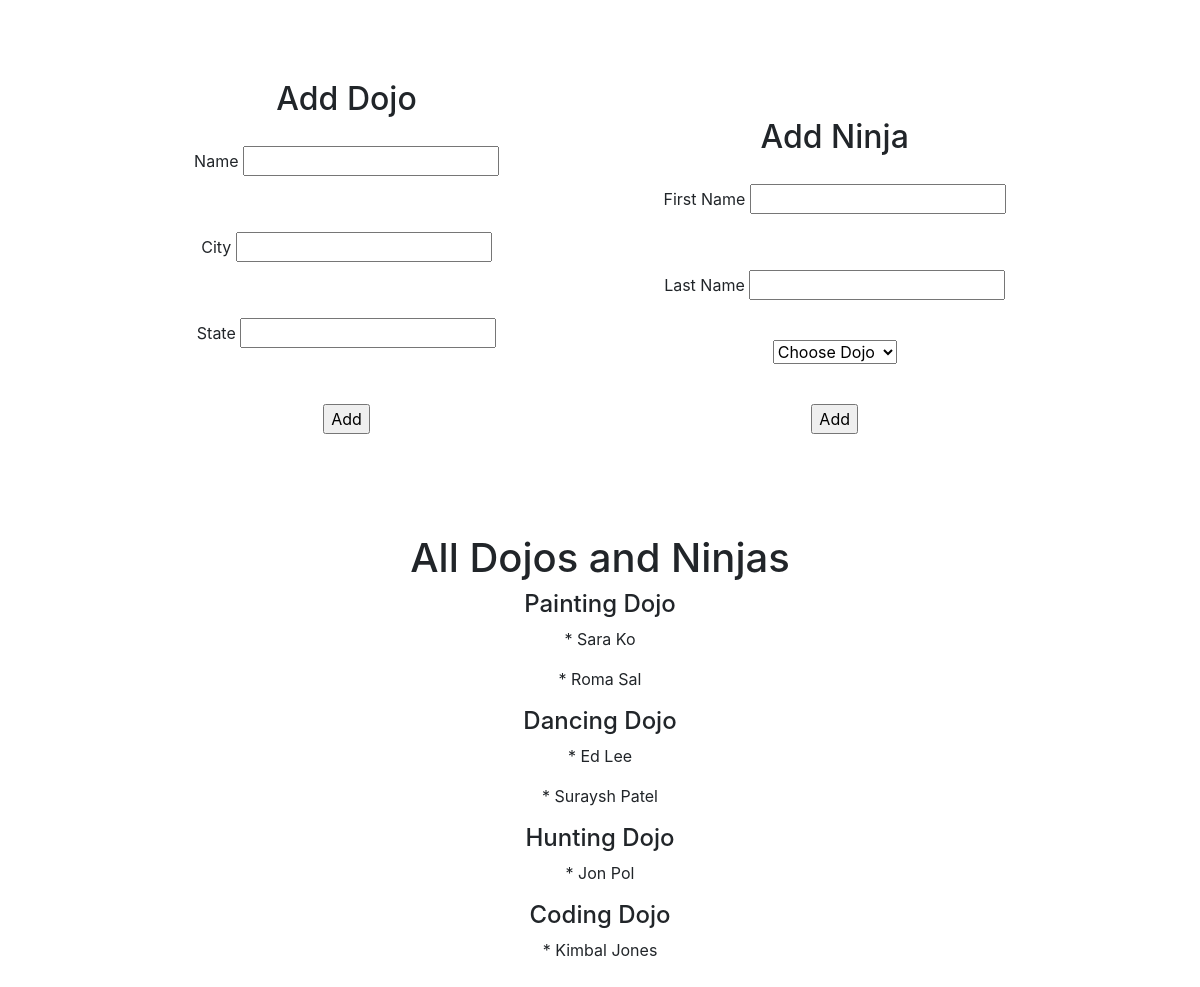
The page / on the database its author committed.
### app.py (models this page shows)
class Dojo(db.Model):
    id = db.Column(db.Integer, primary_key=True)
    name = db.Column(db.String(45))
    city = db.Column(db.String(45))
    State = db.Column(db.String(45))
    created_at = db.Column(db.DateTime, server_default=func.now())    # notice the extra import statement above
    updated_at = db.Column(db.DateTime, server_default=func.now(), onupdate=func.now())

class Ninja(db.Model):
    id = db.Column(db.Integer, primary_key=True)
    first_name = db.Column(db.String(45))
    last_name = db.Column(db.String(45))
    dojo_id = db.Column(db.Integer, db.ForeignKey("dojo.id"), nullable = False)
    dojo = db.relationship('Dojo', foreign_keys=[dojo_id], backref="dojo_ninjas", cascade="all")
    created_at = db.Column(db.DateTime, server_default=func.now())    # notice the extra import statement above
    updated_at = db.Column(db.DateTime, server_default=func.now(), onupdate=func.now())

### app.py (the view)
@app.route("/")
def index():
    mydict={}
    list_of_all_dojos = Dojo.query.all()
    for i in range (0, len(list_of_all_dojos)):
        print(i)
        each_dojo=Dojo.query.get(i+1)
        students = each_dojo.dojo_ninjas
        mydict[each_dojo]=students
    print(mydict)
    return render_template("dojo.html", dojos= list_of_all_dojos, students = mydict )

### templates/dojo.html (shortened to what this page needs)
<!DOCTYPE html>
<html lang="en">
<head>
    <link rel="stylesheet" type="text/css" href="{{ url_for('static', filename='css/bootstrap.css') }}">
</head>
<body>
    <div class="add">
        <form action="/add_dojo" class="inline-form" method="POST">
            <h2>Add Dojo</h2>
            <p>Name <input type="text" name="name" id="name"></p>
            <p>City <input type="text" name="city" id="city"></p>
            <p>State <input type="text" name="state" id="state"></p>
            <input type="submit" name="add_dojo" value="Add">
        </form>
        <form action="/add_ninja" class="inline-form" method="POST">
            <h2>Add Ninja</h2>
            <p>First Name <input type="text" name="first_name" id="first_name"></p>
            <p>Last Name <input type="text" name="last_name" id="last_name"></p>
            <p> <select name='dojo_name' class="form-inline">
                    {% for dojo in dojos %}
                        <option value="" selected disabled hidden>Choose Dojo</option>
                    {% endfor %}
                </select></p>
            <input type="submit" name="add_ninja" value="Add">
        </form>
    </div>
    <h1>All Dojos and Ninjas</h1>
    <table class="table table-striped table-bordered">
    {%for dojos, student in students.items()%}
   <h4>{{dojos["name"]}}</h4>
   {%for i in student%}
   <p>* {{i["first_name"]}} {{i["last_name"]}}</p>
    {% endfor %}
    {% endfor %}
</table>
</body>
</html>

### rows shown on the page
Dojo: name "Painting Dojo"
Ninja: first_name "Sara", last_name "Ko"
Ninja: first_name "Roma", last_name "Sal"
Dojo: name "Dancing Dojo"
Ninja: first_name "Ed", last_name "Lee"
Ninja: first_name "Suraysh", last_name "Patel"
Dojo: name "Hunting Dojo"
Ninja: first_name "Jon", last_name "Pol"
Dojo: name "Coding Dojo"
Ninja: first_name "Kimbal", last_name "Jones"
